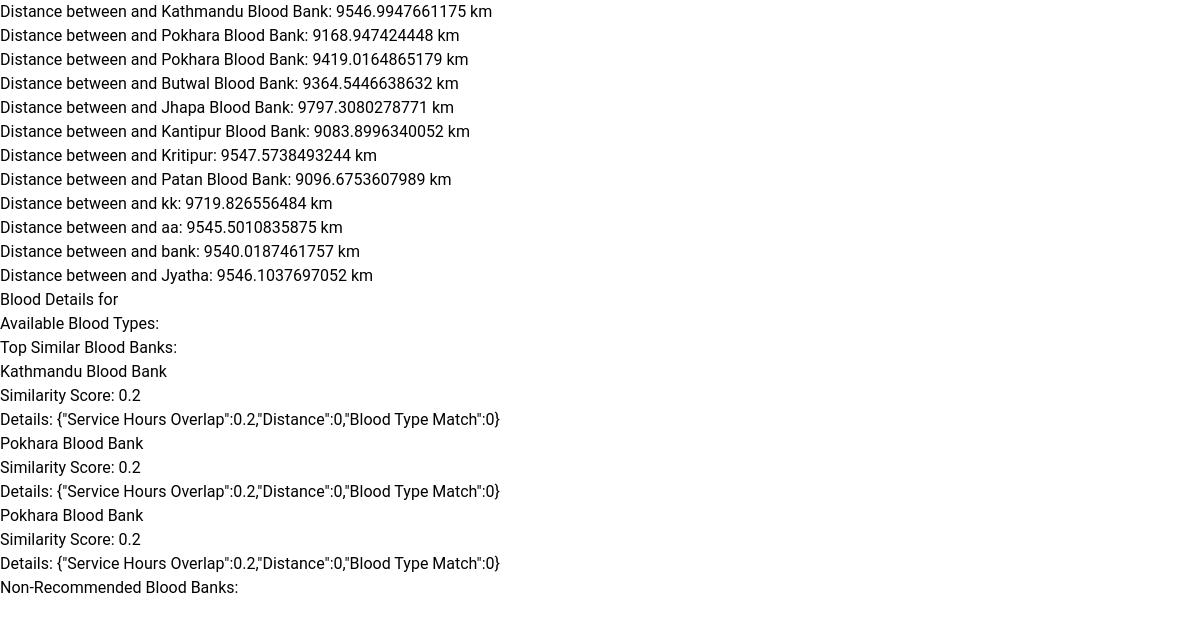
The page /algorithm.php on the database its author committed.
### tables this page shows
CREATE TABLE `users` (
  `id` int(11) UNSIGNED NOT NULL,
  `fullname` varchar(255) NOT NULL,
  `email` varchar(255) NOT NULL,
  `password` varchar(255) NOT NULL,
  `phone` varchar(20) DEFAULT NULL,
  `address` varchar(255) DEFAULT NULL,
  `user_type` enum('User','Donor','Admin','BloodBank') NOT NULL,
  `latitude` decimal(9,6) DEFAULT NULL,
  `longitude` decimal(9,6) DEFAULT NULL
);

### algorithm.php (the view, shortened to what this page needs)
<?php
require('connection.php');
$bloodBankId = intval($_GET['id']);
$selectedBankQuery = $con->prepare("SELECT u.id, u.fullname, u.latitude, u.longitude
                                     FROM users AS u
                                     WHERE u.id = ?");
$selectedBankQuery->bind_param('i', $bloodBankId);
$selectedBankQuery->execute();
$selectedBank = $selectedBankQuery->get_result()->fetch_assoc();
$selectedBank['available_blood_types'] = [];
$serviceHoursQuery = $con->prepare("SELECT service_start_time, service_end_time FROM bloodbank WHERE id = ?");
$serviceHoursQuery->bind_param('i', $bloodBankId);
$serviceHoursQuery->execute();
$serviceHoursResult = $serviceHoursQuery->get_result();
$serviceHours = $serviceHoursResult->fetch_assoc();
if ($serviceHours) {
    $selectedBank['service_start_time'] = $serviceHours['service_start_time'];
    $selectedBank['service_end_time'] = $serviceHours['service_end_time'];
} else {
    $selectedBank['service_start_time'] = null;
    $selectedBank['service_end_time'] = null;
}
$allBanksQuery = $con->prepare("SELECT u.id, u.fullname, u.latitude, u.longitude
                                  FROM users AS u
                                  WHERE u.user_type = 'BloodBank' AND u.id != ?");
$allBanksQuery->bind_param('i', $bloodBankId);
$allBanksQuery->execute();
$allBanksResult = $allBanksQuery->get_result();
$similarBanks = [];
while ($bank = $allBanksResult->fetch_assoc()) {
    $bank['available_blood_types'] = [];
    $bloodGroupQuery = $con->prepare("SELECT bloodgroup FROM blood_details WHERE bloodbank_id = ?");
    $bloodGroupQuery->bind_param('i', $bank['id']);
    $bloodGroupQuery->execute();
    $bloodGroupResult = $bloodGroupQuery->get_result();
    while ($row = $bloodGroupResult->fetch_assoc()) {
        $bank['available_blood_types'][] = $row['bloodgroup'];
    }
    $serviceHoursQuery = $con->prepare("SELECT service_start_time, service_end_time FROM bloodbank WHERE id = ?");
    $serviceHoursQuery->bind_param('i', $bank['id']);
    $serviceHoursQuery->execute();
    $serviceHoursResult = $serviceHoursQuery->get_result();
    $serviceHours = $serviceHoursResult->fetch_assoc();
    if ($serviceHours) {
        $bank['service_start_time'] = $serviceHours['service_start_time'];
        $bank['service_end_time'] = $serviceHours['service_end_time'];
    } else {
        $bank['service_start_time'] = null;
        $bank['service_end_time'] = null;
    }
    $distance = calculateDistance($selectedBank['latitude'], $selectedBank['longitude'], $bank['latitude'], $bank['longitude']);
    echo "Distance between " . $selectedBank['fullname'] . " and " . $bank['fullname'] . ": " . $distance . " km<br>";
    $serviceOverlap = checkServiceHoursOverlap($selectedBank['service_start_time'], $selectedBank['service_end_time'], $bank['service_start_time'], $bank['service_end_time']);
    $serviceOverlapScore = $serviceOverlap ? 0.9 : 0.2;
    $bloodTypeMatch = array_intersect($selectedBank['available_blood_types'], $bank['available_blood_types']);
    $bloodTypeScore = !empty($bloodTypeMatch) ? 1 : 0;
    if ($distance <= 1) {
        $distanceScore = 1;
    } elseif ($distance <= 5) {
        $distanceScore = 0.6;
    } elseif ($distance <= 10) {
        $distanceScore = 0.4;
    } elseif ($distance <= 50) {
        $distanceScore = 0.2;
    } else {
        $distanceScore = 0;
    }
    $similarityScore = $serviceOverlapScore + $distanceScore + $bloodTypeScore;
    if ($similarityScore > 0) {
        $similarBanks[] = [
            'id' => $bank['id'],
            'fullname' => $bank['fullname'],
            'similarity_score' => $similarityScore,
            'details' => [
                'Service Hours Overlap' => $serviceOverlapScore,
                'Distance' => $distanceScore,
                'Blood Type Match' => $bloodTypeScore,
            ],
        ];
    }
}
usort($similarBanks, function ($a, $b) {
    return $b['similarity_score'] <=> $a['similarity_score'];
});
$topSimilarBanks = array_slice($similarBanks, 0, 3);
function calculateDistance($lat1, $lon1, $lat2, $lon2) {
    $earthRadius = 6371;
    $dLat = deg2rad($lat2 - $lat1);
    $dLon = deg2rad($lon2 - $lon1);
    $a = sin($dLat/2) * sin($dLat/2) +
         cos(deg2rad($lat1)) * cos(deg2rad($lat2)) *
         sin($dLon/2) * sin($dLon/2);
    $c = 2 * atan2(sqrt($a), sqrt(1-$a));
    return $earthRadius * $c;
}
function checkServiceHoursOverlap($start1, $end1, $start2, $end2) {
    return max($start1, $start2) < min($end1, $end2);
}
?>
<!DOCTYPE html>
<html lang="en">
<head>
    <link rel="stylesheet" href="styles.css">
</head>
<body>
    <h1>Blood Details for <?= htmlspecialchars($selectedBank['fullname'], ENT_QUOTES, 'UTF-8') ?></h1>
    <h2>Available Blood Types:</h2>
    <h2>Top Similar Blood Banks:</h2>
    <ul>
        <?php foreach ($topSimilarBanks as $similarBank): ?>
            <li>
                <?= htmlspecialchars($similarBank['fullname'], ENT_QUOTES, 'UTF-8') ?>
                <br>
                Similarity Score: <?= round($similarBank['similarity_score'], 2) ?>
                <br>
                Details: <?= json_encode($similarBank['details']) ?>
            </li>
        <?php endforeach; ?>
    </ul>
    <h2>Non-Recommended Blood Banks:</h2>
</body>
</html>

### styles.css (style rules this page uses)
body { font-family: 'Roboto', sans-serif; }
html, :host { line-height: 1.5; -webkit-text-size-adjust: 100%; -moz-tab-size: 4; -o-tab-size: 4; tab-size: 4; font-family: ui-sans-serif, system-ui, sans-serif, "Apple Color Emoji","Roboto" ,"Segoe UI Emoji", "Segoe UI Symbol", "Noto Color Emoji"; font-feature-settings: normal; font-variation-settings: normal; -webkit-tap-highlight-color: transparent; }
body { margin: 0; line-height: inherit; }
h1, h2, h3, h4, h5, h6 { font-size: inherit; font-weight: inherit; }
blockquote, dl, dd, h1, h2, h3, h4, h5, h6, hr, figure, p, pre { margin: 0; }
ol, ul, menu { list-style: none; margin: 0; padding: 0; }

### rows shown on the page
users: fullname "Kathmandu Blood Bank", distance "9546.9947661175", similarity_score "0.2", details "{\"Service Hours Overlap\":0.2,\"Distance\":0,\"Blood Type Match\":0}"
users: fullname "Pokhara Blood Bank", distance "9168.947424448", similarity_score "0.2", details "{\"Service Hours Overlap\":0.2,\"Distance\":0,\"Blood Type Match\":0}"
users: fullname "Pokhara Blood Bank", distance "9419.0164865179", similarity_score "0.2", details "{\"Service Hours Overlap\":0.2,\"Distance\":0,\"Blood Type Match\":0}"
users: fullname "Butwal Blood Bank", distance "9364.5446638632"
users: fullname "Jhapa Blood Bank", distance "9797.3080278771"
users: fullname "Kantipur Blood Bank", distance "9083.8996340052"
users: fullname "Kritipur", distance "9547.5738493244"
users: fullname "Patan Blood Bank", distance "9096.6753607989"
users: fullname "kk", distance "9719.826556484"
users: fullname "aa", distance "9545.5010835875"
users: fullname "bank", distance "9540.0187461757"
users: fullname "Jyatha", distance "9546.1037697052"
